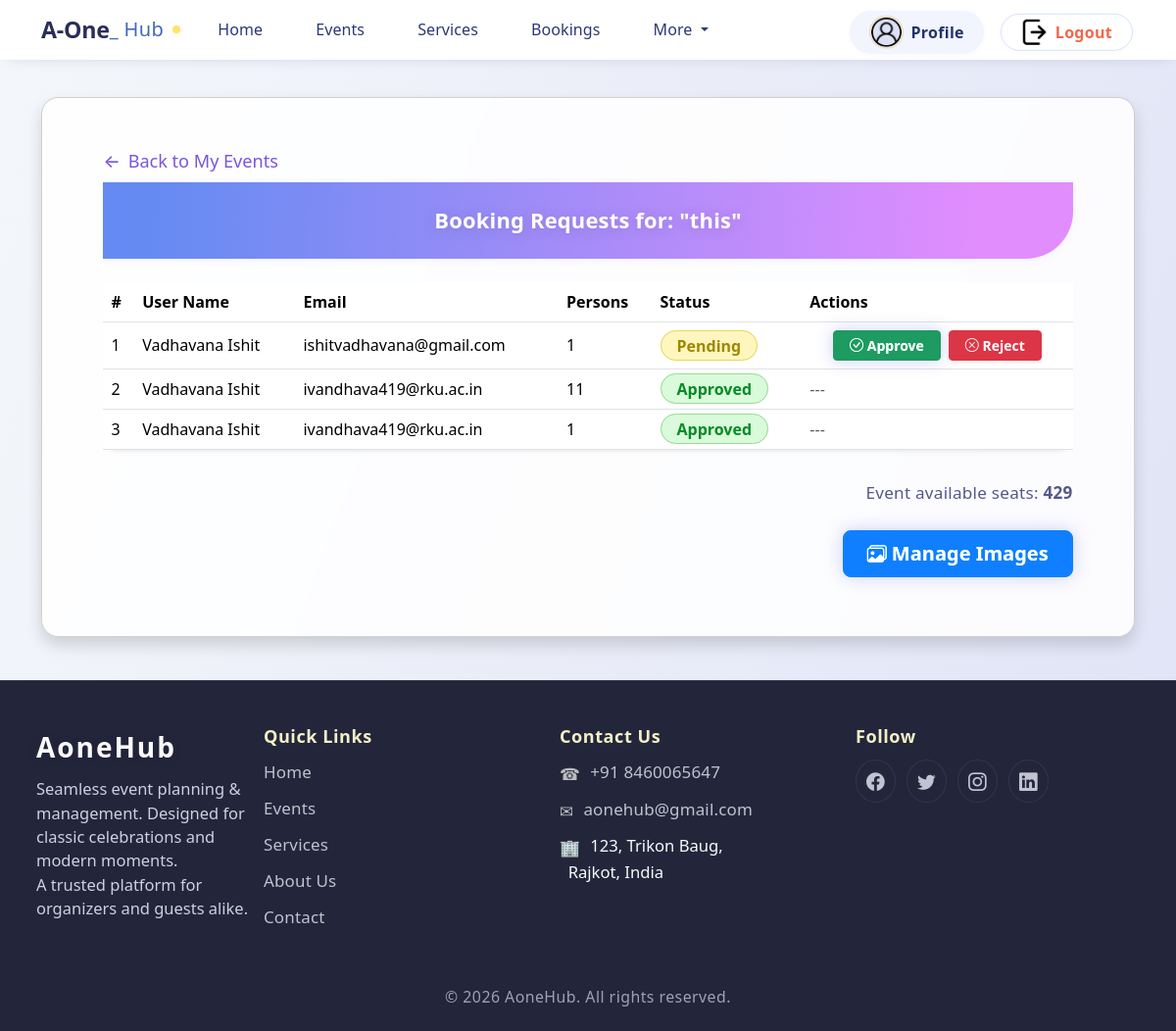
Screenshot of /event_requests.php?event_id=64 (signed in) with the database file from the repository.
### tables this page shows
CREATE TABLE `users` (
  `user_id` int NOT NULL,
  `user_name` varchar(100) NOT NULL,
  `user_email` varchar(255) NOT NULL,
  `user_phone_number` varchar(20) NOT NULL,
  `user_address` text NOT NULL,
  `profile_picture` varchar(255) NOT NULL DEFAULT 'user.png',
  `user_password` varchar(255) NOT NULL,
  `user_token` varchar(255) DEFAULT NULL,
  `user_status` enum('active','inactive') NOT NULL DEFAULT 'inactive',
  `user_type` enum('user','owner','admin') NOT NULL DEFAULT 'user',
  `registered_at` timestamp NOT NULL DEFAULT CURRENT_TIMESTAMP,
  `last_login` timestamp NULL DEFAULT NULL
);

CREATE TABLE `events` (
  `event_id` int NOT NULL,
  `owner_id` int NOT NULL,
  `event_title` varchar(255) NOT NULL,
  `event_description` varchar(500) NOT NULL,
  `event_category` int NOT NULL,
  `event_date` date NOT NULL,
  `event_start_time` datetime NOT NULL,
  `event_end_time` datetime NOT NULL,
  `event_seats` int NOT NULL,
  `event_available_seats` int NOT NULL,
  `event_banner_image` varchar(255) NOT NULL,
  `event_gallery_images` varchar(255) DEFAULT NULL,
  `event_is_featured` enum('1','0') NOT NULL DEFAULT '0',
  `event_registration_deadline` datetime NOT NULL,
  `event_price` int NOT NULL,
  `event_approval_status` enum('pending','approved','rejected') NOT NULL DEFAULT 'pending',
  `event_status` enum('draft','published','ongoing','cancelled','completed') NOT NULL DEFAULT 'draft',
  `event_paymeny_status` enum('pending','completed','failed') NOT NULL DEFAULT 'pending',
  `created_at` timestamp NOT NULL DEFAULT CURRENT_TIMESTAMP,
  `updated_at` timestamp NOT NULL DEFAULT CURRENT_TIMESTAMP
);

CREATE TABLE `bookings` (
  `book_id` int NOT NULL,
  `user_id` int NOT NULL,
  `event_id` int NOT NULL,
  `persons` int NOT NULL,
  `booking_status` enum('pending','approved','rejected') NOT NULL DEFAULT 'pending',
  `booked_at` timestamp NOT NULL DEFAULT CURRENT_TIMESTAMP,
  `updated_at` timestamp NOT NULL DEFAULT CURRENT_TIMESTAMP
);

### event_requests.php (the view, shortened to what this page needs)
<?php
require_once('header.php');
require_once('database/db_connect.php');
    ?>
    <?php
$event_id = isset($_GET['event_id']) ? intval($_GET['event_id']) : 0;
    ?>
    <?php
$event_q = $conn->prepare("SELECT * FROM events WHERE event_id = ?");
$event_q->bind_param('i', $event_id);
$event_q->execute();
$event_rs = $event_q->get_result();
$event = $event_rs->fetch_assoc();
    ?>
    <?php
$event_title = isset($event['event_title']) ? htmlspecialchars($event['event_title']) : '';
$sql = "SELECT b.*, u.user_name as user_name, u.user_email as user_email
        FROM bookings b
        LEFT JOIN users u ON b.user_id = u.user_id
        WHERE b.event_id = ?
        ORDER BY
            CASE b.booking_status
                WHEN 'pending' THEN 1
                WHEN 'approved' THEN 2
                WHEN 'rejected' THEN 3
                ELSE 4
            END, b.book_id ASC";
$stmt = $conn->prepare($sql);
$stmt->bind_param('i', $event_id);
$stmt->execute();
$rs = $stmt->get_result();
$bookings = [];
while ($row = $rs->fetch_assoc()) {
    $bookings[] = $row;
}
?>
<link rel="stylesheet" href="bootstrap/css/bootstrap.min.css">
<link rel="stylesheet" href="bootstrap/css/animate.min.css"/>
<div class="container">
    <div class="card card-glass shadow animate__animated animate__fadeInUp">
        <a href="bookings.php" class="back-to-events-link mb-2">
            <span class="me-2">&#8592;</span>Back to My Events
        </a>
        <h2 class="glow-header mb-4">
            Booking Requests for: "<span class="event-title-span"><?php echo $event_title; ?></span>"
        </h2>
        <?php if (count($bookings)): ?>
        <div class="table-responsive">
        <table class="table table-hover align-middle rounded-4 shadow-sm bg-white animate__animated animate__fadeIn">
            <thead>
                <tr style="background:linear-gradient(90deg,#eef2fe 60%,#fcf5f8 100%);">
                    <th>#</th>
                    <th>User Name</th>
                    <th>Email</th>
                    <th>Persons</th>
                    <th>Status</th>
                    <th>Actions</th>
                </tr>
            </thead>
            <tbody>
            <?php foreach ($bookings as $i => $b):
                $pill_class = ($b['booking_status']=='pending' ? 'status-pending' : ($b['booking_status']=='approved' ? 'status-approved' : 'status-rejected'));
                ?>
                <tr>
                    <td><?php echo $i+1; ?></td>
                    <td><?php echo htmlspecialchars($b['user_name'] ?? 'User #' . $b['user_id']); ?></td>
                    <td>
                        <?php
                            if (!empty($b['user_email'])) {
                                echo htmlspecialchars($b['user_email']);
                            } else {
                                echo '<span class="text-secondary small">(no email)</span>';
                            }
                        ?>
                    </td>
                    <td><?php echo intval($b['persons']); ?></td>
                    <td>
                        <span class="status-pill <?php echo $pill_class; ?>">
                            <?php echo ucfirst($b['booking_status']); ?>
                        </span>
                    </td>
                    <td>
                        <?php if ($b['booking_status'] == 'pending'): ?>
                        <div class="d-flex flex-wrap gap-2 justify-content-center">
                            <form method="post" class="d-inline">
                                <button type="submit"
                                    class="btn btn-success btn-sm px-3 fw-bold shadow-sm animate-btn-glow"
                                    <?php if ($event['event_available_seats'] < $b['persons']) echo "disabled"; ?>
                                >
                                    <span class="bi bi-check-circle"></span> Approve
                                </button>
                            </form>
                            <form method="post" class="d-inline">
                                <button type="submit"
                                    class="btn btn-danger btn-sm px-3 fw-bold shadow-sm"
                                >
                                    <span class="bi bi-x-circle"></span> Reject
                                </button>
                            </form>
                        </div>
                        <?php else: ?>
                            <span class="text-muted">---</span>
                        <?php endif; ?>
                    </td>
                </tr>
            <?php endforeach; ?>
            </tbody>
        </table>
        </div>
        <div class="req-table-info">
            Event available seats: <b><?php echo intval($event['event_available_seats']); ?></b>
        </div>
        <?php else: ?>
        <div class="no-bookings-yet animate__animated animate__fadeIn">
            No bookings yet for this event.
        </div>
        <?php endif; ?>
        <div class="text-end">
            <button id="open-images-modal"
                class="btn btn-primary btn-lg mt-4 mb-1 px-4 py-2 fw-bold shadow animate-btn-glow"
                data-bs-toggle="modal"
                data-bs-target="#images-manage-modal"
            >
                <span class="bi bi-images"></span> Manage Images
            </button>
        </div>
    </div>
</div>
<link rel="stylesheet" href="bootstrap/css/bootstrap-icons.min.css">
<?php require_once('footer.php'); ?>

### header.php (shortened to what this page needs)
<?php
$user_profile_img = "images/user.png";
if (isset($_SESSION['user_id'])) {
    require_once 'database/db_connect.php';
    $user_id = $_SESSION['user_id'];
    $stmt = $conn->prepare("SELECT profile_picture FROM users WHERE user_id = ?");
    $stmt->bind_param('i', $user_id);
    $stmt->execute();
    $stmt->bind_result($profile_picture);
    if ($stmt->fetch() && !empty($profile_picture) && file_exists("images/" . $profile_picture)) {
        $user_profile_img = "images/" . $profile_picture;
    }
}
?>
<!DOCTYPE html>
<html lang="en">
<head>
    <link href="bootstrap/css/bootstrap.min.css" rel="stylesheet">
</head>
<body>
<nav class="navbar navbar-expand-lg navbar-light navbar-aone">
  <div class="container position-relative">
    <a class="navbar-brand" href="index.php">
      <span>A-One</span>_       Hub
    </a>
    <div class="collapse navbar-collapse" id="aoneNavbar">
      <ul class="navbar-nav me-auto mb-2 mb-lg-0">
        <li class="nav-item">
            <a class="nav-link<?= basename($_SERVER['PHP_SELF'])=='index.php' ? ' active' : '' ?>" href="index.php">Home</a>
        </li>
        <li class="nav-item">
            <a class="nav-link<?= basename($_SERVER['PHP_SELF'])=='events.php' ? ' active' : '' ?>" href="events.php">Events</a>
        </li>
        <li class="nav-item">
            <a class="nav-link<?= basename($_SERVER['PHP_SELF'])=='services.php' ? ' active' : '' ?>" href="services.php">Services</a>
        </li>
        <li class="nav-item">
            <a class="nav-link<?= basename($_SERVER['PHP_SELF'])=='bookings.php' ? ' active' : '' ?>" href="bookings.php">Bookings</a>
        </li>
        <li class="nav-item dropdown">
          <a class="nav-link dropdown-toggle"
             href="#"
             id="navbarMoreDropdown"
             role="button"
             data-bs-toggle="dropdown"
             aria-expanded="false">
              More
          </a>
        </li>
      </ul>
      <div class="auth-btns">
        <?php if (isset($_SESSION['user_id'])): ?>
            <a href="profile.php" class="btn btn-outline-light me-2" style="border:none;">
                <img src="<?= htmlspecialchars($user_profile_img) ?>" class="profile-img"/>
                <span>Profile</span>
            </a>
            <a href="logout.php" class="btn btn-logout">
                <img src="images/logout.png" style="width:1.65rem;height:1.65rem;margin-right:8px;">
                <span>Logout</span>
            </a>
        <?php else: ?>
            <a href="login.php" class="btn btn-light">Login</a>
            <a href="register.php" class="btn btn-primary">Register</a>
        <?php endif; ?>
      </div>
    </div>
  </div>
</nav>
</body>
</html>

### header.php (style rules this page uses)
.navbar-aone { background: #fff; box-shadow: 0 3px 16px -8px #25336544; padding: 0.45rem 0 0.45rem 0; font-family: 'Segoe UI', 'Montserrat', Arial, sans-serif; letter-spacing: 0.018em; }
.navbar-brand span { font-weight: 800; color: #2A2E5B; font-size: 1.45rem; letter-spacing: -0.01em; text-shadow: 0 1px 5px #ffe36f1c; }
.navbar-brand { font-size: 1.45rem; color: #4268ba !important; letter-spacing: 0.02em; display: flex; align-items: center; }
.navbar-brand::after { content: ''; display: inline-block; margin-left: 9px; width: 8px; height: 8px; background: #ffe36f; border-radius: 50%; box-shadow: 0 1px 6px #ffe36f60; }
.navbar-nav .nav-link { color: #2c3875 !important; font-weight: 500; margin-right: 10px; padding: 6px 22px !important; border-radius: 8px; transition: background 0.13s, color 0.16s; letter-spacing: 0.006em; }
.navbar-collapse { position: relative; }
.auth-btns { position: absolute; right: 0; top: 56%; transform: translateY(-50%); display: flex; align-items: center; gap: 0.6rem; }
.auth-btns .btn { font-weight: 600; border-radius: 22px; padding: 5px 20px; display: flex; align-items: center; background: #f2f4fe; color: #223468; border: 1px solid #dae2fb; box-shadow: 0 1px 8px -4px #3356ac1a; margin-right: 2px; transition: background 0.13s, color 0.12s, border 0.13s; }
.profile-img { width: 2.15rem; height: 2.15rem; object-fit: cover; background: #dde1f6; border-radius: 50%; margin-right: 8px; border: 2px solid #ffe36f55; }
.btn-logout { background: transparent !important; color: #f1674b !important; border: 1px solid #f1674b; }

### event_requests.php (style rules this page uses)
body { background: linear-gradient(110deg, #f4f7fa 0%, #e0e3f6 100%); }
.card-glass { background: rgba(255,255,255,.87); border-radius: 1.1rem; box-shadow: 0 6px 32px 0 #8181c733, 0 1.5px 5px #3a289025; backdrop-filter: blur(1.5px); margin-top: 38px; margin-bottom: 44px; padding: 2.4rem 1.2rem 2.5rem 1.2rem; animation: fadeInUpB 0.98s cubic-bezier(.23,1.19,.61,.91) both; }
@media (min-width: 600px) { .card-glass { padding: 3.2rem 3.9rem 3.5rem 3.9rem; } }
.glow-header { background: linear-gradient(93deg, #658bf2 5%, #e18dfe 90%); color: #fff; font-weight: 900; padding: 1.6rem 2.3rem; border-radius: 0 0 48px 0; margin-bottom: 22px; text-shadow: 0 2px 13px #66598944; box-shadow: 0 1.5px 7px #6158ec11; text-align: center; letter-spacing: 0.2px; font-size: 1.37em; animation: fadeInGlow .8s 0.08s both; }
.back-to-events-link { color: #7a56de; font-weight: 500; font-size: 1.13em; text-decoration: none; display: inline-flex; align-items: center; margin-bottom: 1.15rem; transition: color 0.18s; }
.status-pill { border-radius: 16px; font-size: 1em; font-weight: 600; padding: 3.5px 16px; text-align: center; transition: background 0.2s; animation: fadeInStatus 0.65s; }
.status-pending { background: #fef6be; color: #9e8702; border: 1.5px solid #e4d958; }
.status-approved { background: #d9fadb; color: #068b25; border: 1.5px solid #97dd91; }
.animate-btn-glow { box-shadow: 0 0 18px #6262ce55 !important; filter: brightness(1.15); animation: btnPulse .8s alternate infinite; }
.req-table-info { margin: 15px 0 2px 0; font-size: 1.07em; color: #555889; text-align: right; font-weight: 500; letter-spacing:0.25px; }

### rows the page displays
users: profile_picture (placeholder picture)
events: event_title "this", event_available_seats "429"
bookings: user.user_name "Vadhavana Ishit", user.user_email "ishitvadhavana@gmail.com", persons "1", booking_status "Pending"
bookings: user.user_name "Vadhavana Ishit", user.user_email "ivandhava419@rku.ac.in", persons "11", booking_status "Approved"
bookings: user.user_name "Vadhavana Ishit", user.user_email "ivandhava419@rku.ac.in", persons "1", booking_status "Approved"
